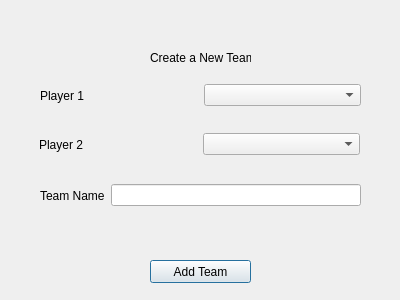
<?xml version="1.0" encoding="UTF-8"?>
<ui version="4.0">
 <class>Dialog</class>
 <widget class="QDialog" name="Dialog">
  <property name="geometry">
   <rect>
    <x>0</x>
    <y>0</y>
    <width>400</width>
    <height>300</height>
   </rect>
  </property>
  <property name="windowTitle">
   <string>Dialog</string>
  </property>
  <widget class="QLabel" name="label">
   <property name="geometry">
    <rect>
     <x>150</x>
     <y>50</y>
     <width>101</width>
     <height>16</height>
    </rect>
   </property>
   <property name="text">
    <string>Create a New Team</string>
   </property>
  </widget>
  <widget class="QPushButton" name="pushButton">
   <property name="geometry">
    <rect>
     <x>150</x>
     <y>260</y>
     <width>101</width>
     <height>23</height>
    </rect>
   </property>
   <property name="text">
    <string>Add Team</string>
   </property>
  </widget>
  <widget class="QWidget" name="horizontalLayoutWidget">
   <property name="geometry">
    <rect>
     <x>39</x>
     <y>129</y>
     <width>321</width>
     <height>31</height>
    </rect>
   </property>
   <layout class="QHBoxLayout" name="horizontalLayout">
    <item>
     <widget class="QLabel" name="label_3">
      <property name="text">
       <string>Player 2</string>
      </property>
     </widget>
    </item>
    <item>
     <widget class="QComboBox" name="comboBoxPlayer2"/>
    </item>
   </layout>
  </widget>
  <widget class="QWidget" name="horizontalLayoutWidget_2">
   <property name="geometry">
    <rect>
     <x>40</x>
     <y>80</y>
     <width>321</width>
     <height>31</height>
    </rect>
   </property>
   <layout class="QHBoxLayout" name="horizontalLayout_2">
    <item>
     <widget class="QLabel" name="label_2">
      <property name="text">
       <string>Player 1</string>
      </property>
     </widget>
    </item>
    <item>
     <widget class="QComboBox" name="comboBoxPlayer1"/>
    </item>
   </layout>
  </widget>
  <widget class="QWidget" name="horizontalLayoutWidget_3">
   <property name="geometry">
    <rect>
     <x>40</x>
     <y>180</y>
     <width>321</width>
     <height>31</height>
    </rect>
   </property>
   <layout class="QHBoxLayout" name="horizontalLayout_3">
    <item>
     <widget class="QLabel" name="label_4">
      <property name="text">
       <string>Team Name</string>
      </property>
     </widget>
    </item>
    <item>
     <widget class="QLineEdit" name="lineEditTeamName"/>
    </item>
   </layout>
  </widget>
 </widget>
 <resources/>
 <connections/>
</ui>
